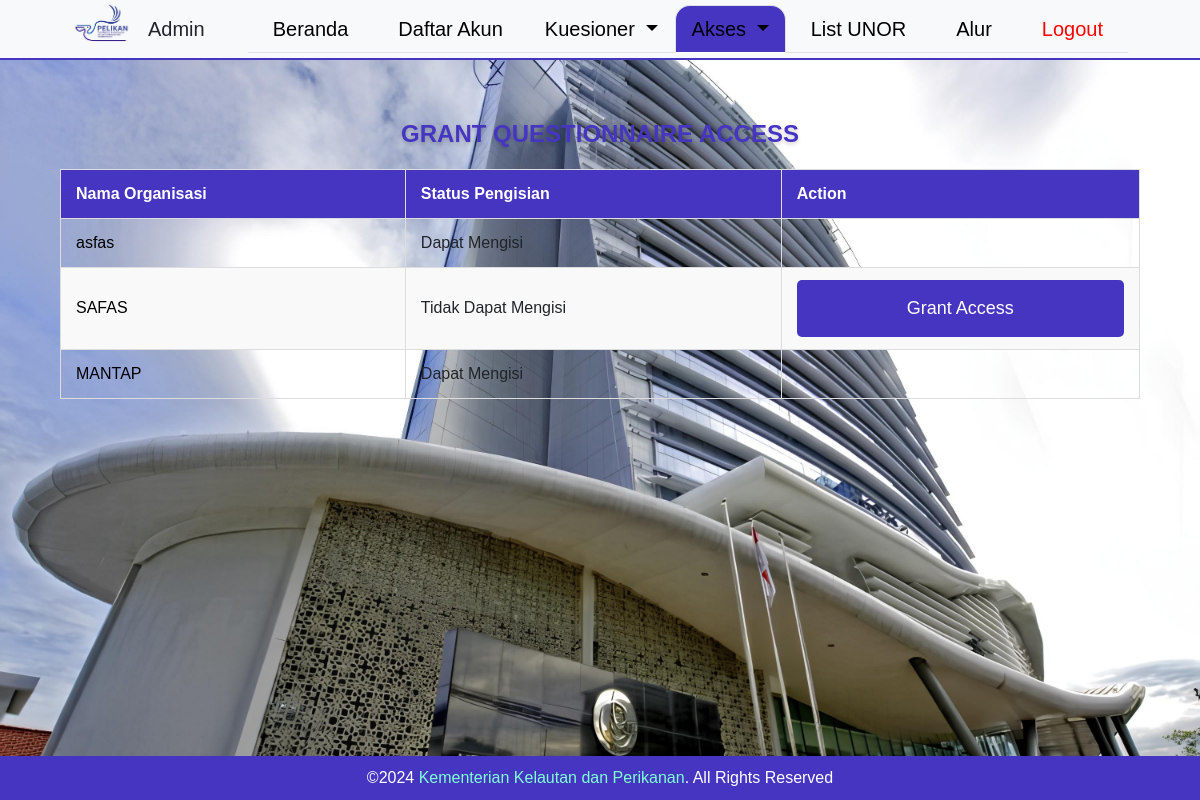
The app's page /admin/admin_akses.php (signed in) with its own data.
### tables this page shows
CREATE TABLE `organisasi` (
  `id_organisasi` int NOT NULL,
  `id_akun` int NOT NULL,
  `unit_eselon1` varchar(255) NOT NULL,
  `nama_organisasi` varchar(255) NOT NULL,
  `alamat` varchar(255) DEFAULT NULL,
  `email_badan` varchar(255) DEFAULT NULL,
  `no_telp_fax` varchar(255) DEFAULT NULL,
  `nip_responden` char(10) NOT NULL,
  `nama_responden` varchar(255) NOT NULL,
  `jabatan` varchar(255) DEFAULT NULL,
  `nilai_kategori1` float(4,2) DEFAULT NULL,
  `nilai_kategori2` float(4,2) DEFAULT NULL,
  `nilai_kategori3` float(4,2) DEFAULT NULL,
  `nilai_kategori4` float(4,2) DEFAULT NULL,
  `nilai_kategori5` float(4,2) DEFAULT NULL,
  `nilai_kategori6` float(4,2) DEFAULT NULL,
  `id_penilai` int DEFAULT NULL,
  `can_fill_out` tinyint(1) DEFAULT '1',
  `verifikasi` tinyint(1) DEFAULT '1',
  `batas_waktu` text
);

### admin/admin_akses.php (the view, shortened to what this page needs)
<?php
include '../koneksi.php';
$users_query = $conn->query("SELECT id_organisasi, nama_organisasi, can_fill_out FROM organisasi");
?>
<!DOCTYPE html>
<html lang="en">
    <head>
        <link href="../css/bootstrap.min.css" type="text/css" rel="stylesheet">
        <link href="../css/pelikan.css" type="text/css" rel="stylesheet">
        <link rel="stylesheet" href="https://cdnjs.cloudflare.com/ajax/libs/font-awesome/6.0.0-beta3/css/all.min.css">
</head>
<body>
<?php
    include('navbar.php');
?>
    <h1>Grant Questionnaire Access</h1>
    <table>
        <thead>
            <tr>
                <th>Nama Organisasi</th>
                <th>Status Pengisian</th>
                <th>Action</th>
            </tr>
        </thead>
        <tbody>
        <?php while ($user = $users_query->fetch_assoc()): ?>
        <tr>
            <td><?php echo htmlspecialchars($user['nama_organisasi']); ?></td>
            <td><?php echo $user['can_fill_out'] ? 'Dapat Mengisi' : 'Tidak Dapat Mengisi'; ?></td>
            <td>
                <?php if (!$user['can_fill_out']): ?>
                <form method="POST" action="">
                    <input type="submit" value="Grant Access">
                </form>
                <?php endif; ?>
            </td>
        </tr>
    <?php endwhile; ?>
        </tbody>
    </table>
 <footer>
        <div class="container-fluid text-center" style="color:white;">
            <div class="row">
                <div class="col">
            </div>
                <div class="col-8">
                    ©2024 <a style="text-decoration: none; color:aquamarine">Kementerian Kelautan dan Perikanan</a>. All Rights Reserved
                </div>
                <div class="col">
                </div>
            </div>
        </div>
</footer>
</body>
</html>

### admin/admin_akses.php (style rules this page uses)
body { font-family: Arial, sans-serif; background-image: url(img/KKP.jpg); background-size: cover; background-repeat: no-repeat; background-position: center center; background-attachment: fixed; margin: 0; margin-top: 120px; padding: 0; }
footer { width: 100%; background-color: #4535C1; color: white; padding: 10px; position: fixed; bottom: 0; left: 0; text-align: center; }
h2,h1 { text-align: center; margin-bottom: 20px; font-size: 24px; color: #4535C1; font-weight: bold; text-transform: uppercase; text-shadow: 0 2px 4px rgba(0, 0, 0, 0.2); }
form { display: flex; flex-direction: column; gap: 15px; }
table { width: 90%; border-collapse: collapse; margin-top: 10px; margin-bottom: 20px; font-size: 16px; text-align: left; transition: all 0.3s ease; margin-left: auto; margin-right: auto; }
table, th, td { border: 1px solid #ddd; }
th, td { padding: 12px 15px; border-bottom: 1px solid #ddd; }
th { background-color: #4535C1; color: white; }
thead { background-color: #4535C1; color: white; font-weight: bold; }
tr:nth-child(even) { background-color: #f9f9f9; }
td:first-child { color: #000000; }
input[type="submit"] { width: 100%; padding: 15px; background-color: #4535C1; border: none; border-radius: 5px; color: #ffffff; font-size: 18px; cursor: pointer; transition: background-color 0.3s ease, box-shadow 0.3s ease; }

### records on screen
organisasi: nama_organisasi "asfas", can_fill_out "Dapat Mengisi"
organisasi: nama_organisasi "SAFAS", can_fill_out "Tidak Dapat Mengisi"
organisasi: nama_organisasi "MANTAP", can_fill_out "Dapat Mengisi"
